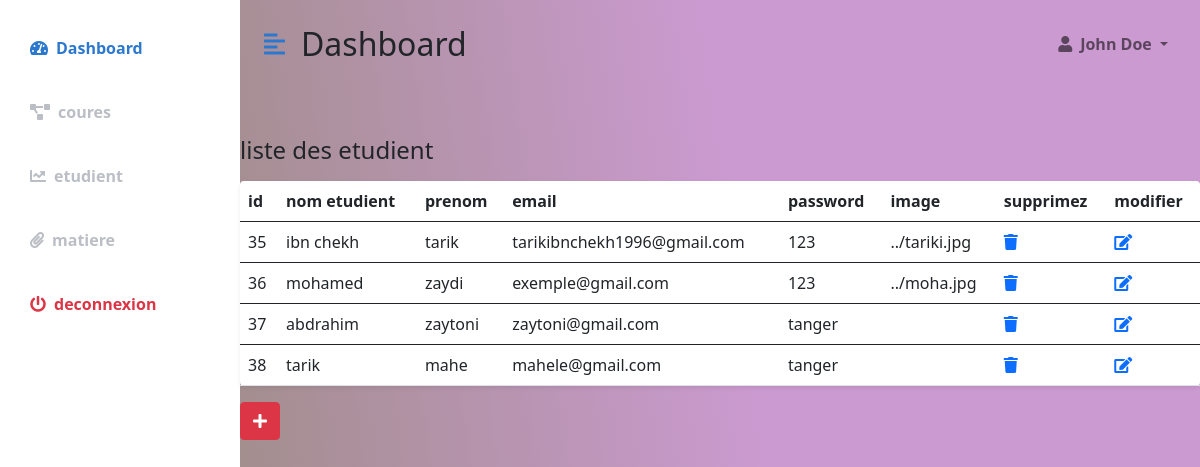
Screenshot of /tarikadmin/students.php with the database file from the repository.
### tables this page shows
CREATE TABLE `etudient` (
  `id` int(11) NOT NULL,
  `nom` text NOT NULL,
  `prenom` text NOT NULL,
  `email` text NOT NULL,
  `pass` text NOT NULL,
  `image` text NOT NULL,
  `idmatiere` int(11) NOT NULL
);

### tarikadmin/students.php (the view)
<?php include("header.php") ?>
<div class="row my-5">
                    <h3 class="fs-4 mb-3">liste des etudient </h3>
                <div class="col">
<?php
require_once("connexionbd.php");
$sql="SELECT * FROM `etudient`";
$resultat=mysqli_query($link,$sql);
?>
<table class="table  bg-white rounded shadow-sm  table-hover" >
    <thead>
        <tr>
        <th>id</th>
            <th>nom etudient</th>
            <th>prenom </th>
            <th>email</th>
            <th>password</th>
            <th>image</th>
            <th>supprimez </th>
     <th>modifier</th>
        </tr>
    </thead>
    <tbody>
    <?php
while($row=mysqli_fetch_assoc($resultat))
{
?>
        <tr>
              <td> <?php echo $row['id']; ?> </td>
            <td > <?php echo $row['nom']; ?> </td>
            <td > <?php echo $row['prenom']; ?> </td>
            <td > <?php echo $row['email']; ?> </td>
            <td > <?php echo $row['pass']; ?> </td>
            <td > <?php echo $row['image']; ?> </td>
            <td> <a href="supprimerstudent.php?supetu=<?php echo $row['id']; ?>"> <i class="fas fa-trash"></i></a> </td>
    <td> <a href="modifierstudent.php?modetu=<?php echo $row['id']; ?>"> <i class="fas fa-edit"></i></a></td>
        </tr>
    </tbody>
<?php  }?>
</table>
 </div>
 <div class="ajouter">
<a href="ajouterstudent.php" class="btn btn-danger" > <i class="fas fa-plus"></i></a>
         </div>
  </div>
<?php include("footer.php") ?>

### tarikadmin/stylo.css (style rules this page uses)
:root { --main-bg-color: #2c78ce; --main-text-color: #2c78ce; --second-text-color: #bbbec5; --second-bg-color: #c1efde; }

### rows the page displays
etudient: id "35", nom "ibn chekh", prenom "tarik", email "tarikibnchekh1996@gmail.com", pass "123", image "../tariki.jpg"
etudient: id "36", nom "mohamed", prenom "zaydi", email "exemple@gmail.com", pass "123", image "../moha.jpg"
etudient: id "37", nom "abdrahim", prenom "zaytoni", email "zaytoni@gmail.com", pass "tanger"
etudient: id "38", nom "tarik", prenom "mahe", email "mahele@gmail.com", pass "tanger"
